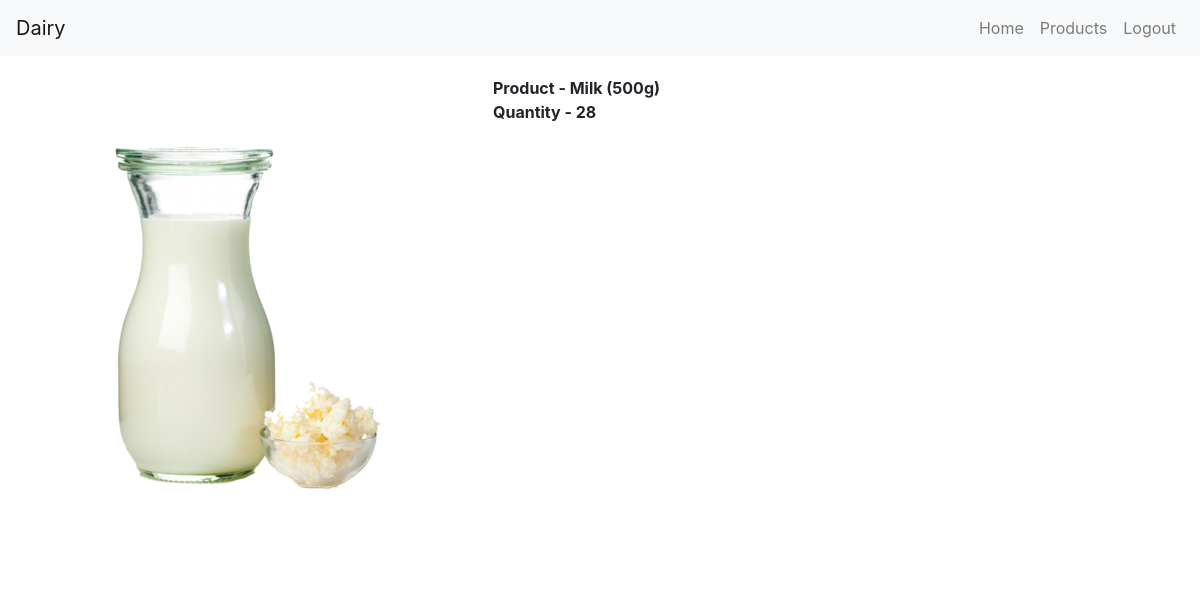
/product/3/ (signed in), run on the app's committed database.
### product/models.py (models this page shows, shortened)
class Product(models.Model):
    name = models.CharField(max_length=255)
    quantity = models.IntegerField()
    product_image = models.ImageField(upload_to='profile_pics',blank=True)

### product/views.py (the view)
# urls.py: path('<pk>/',views.product_detail,name='detail'),
@login_required
def product_detail(request,pk):
    obj = Product.objects.get(pk=pk)
    return render(request,'product_detail.html',{'product':obj})

### templates/product_detail.html (shortened to what this page needs)
{% extends "base.html" %}
{% block content %}
<div class='im'>
    <img src="{{ product.product_image.url }}" alt="">
</div>
<div class="pro">
    Product - {{ product.name }}<br>
    Quantity - {{ product.quantity }}
</div>
{% endblock %}

### static/css/style.css (style rules this page uses)
.im { float: left; margin: 20px; }
.pro { float:left; margin: 20px; font-weight: bold; }

### data on the page
Product: product_image (picture), name "Milk (500g)", quantity "28"
